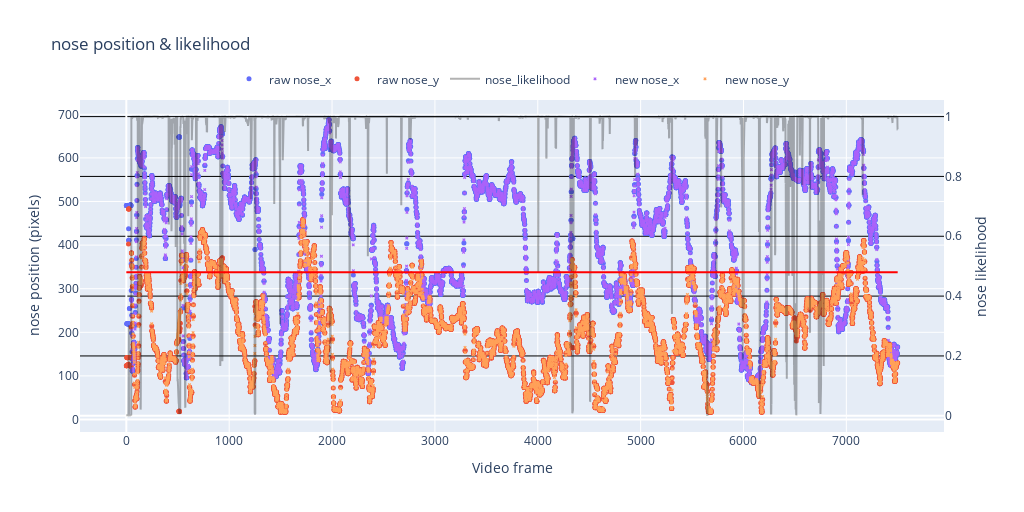

Notebook code for this chart:
### Code cell
# Create figure
fig = go.Figure()

# Add traces for raw data
for column in df_raw.columns:
    if bodypart in column:
        if 'likelihood' not in column:
            fig.add_trace(go.Scatter(x=df_raw.index, y=df_raw[column], mode='markers', name=f'raw {column}', marker=dict(symbol='circle', size=5)))
        else:
            fig.add_trace(go.Scatter(x=df_raw.index, y=df_raw[column], name=f'{column}', line=dict(color='black'), yaxis='y2',opacity=0.3))

# Add traces for smoothed data
for column in df_smooth.columns:
    if bodypart in column:
        if 'likelihood' not in column:
            fig.add_trace(go.Scatter(x=df_smooth.index, y=df_smooth[column], mode='markers', name=f'new {column}', marker=dict(symbol='x', size=3)))

median = df_raw[f'{bodypart}_likelihood'].median()
mean = df_raw[f'{bodypart}_likelihood'].mean()
std_dev = df_raw[f'{bodypart}_likelihood'].std()
    
if tolerance == 'mean':
    limit = mean - certainty*std_dev
elif tolerance == 'median':
    limit = median - certainty*std_dev
else:
    limit = tolerance

# Update layout for secondary y-axis
fig.update_layout(
    xaxis=dict(title='Video frame'),
    yaxis=dict(title=f'{bodypart} position (pixels)'),
    yaxis2=dict(title=f'{bodypart} likelihood', 
                overlaying='y', 
                side='right',
                gridcolor='black'),
    title=f'{bodypart} position & likelihood',
    width=1024,
    height=512,
    legend=dict(yanchor="bottom",
                y=1.02,
                xanchor="center",
                x=0.5,
                orientation="h"),
    shapes=[dict(type='line', 
                 x0=df_raw.index.min(), 
                 x1=df_raw.index.max(), 
                 y0=limit, 
                 y1=limit, 
                 line=dict(color='red', dash='solid'),
                 yref='y2')]
)

# Show plot
fig.show()

### Figure 1 — Plotly figure (JSON) as saved in the notebook; plotly's stock layout.template omitted (floating-point values rounded to 4 significant figures; data arrays with more than 128 entries replaced by an {"elided": "..."} marker saying what was removed)
{"data": [{"marker": {"size": 5, "symbol": "circle"}, "mode": "markers", "name": "raw nose_x", "type": "scatter", "x": {"elided": "7500 int values"}, "y": {"elided": "7500 float values"}}, {"marker": {"size": 5, "symbol": "circle"}, "mode": "markers", "name": "raw nose_y", "type": "scatter", "x": {"elided": "7500 int values"}, "y": {"elided": "7500 float values"}}, {"line": {"color": "black"}, "name": "nose_likelihood", "opacity": 0.3, "type": "scatter", "x": {"elided": "7500 int values"}, "y": {"elided": "7500 float values"}, "yaxis": "y2"}, {"marker": {"size": 3, "symbol": "x"}, "mode": "markers", "name": "new nose_x", "type": "scatter", "x": {"elided": "7500 int values"}, "y": {"elided": "7500 float values"}}, {"marker": {"size": 3, "symbol": "x"}, "mode": "markers", "name": "new nose_y", "type": "scatter", "x": {"elided": "7500 int values"}, "y": {"elided": "7500 float values"}}], "layout": {"height": 512, "legend": {"orientation": "h", "x": 0.5, "xanchor": "center", "y": 1.02, "yanchor": "bottom"}, "shapes": [{"line": {"color": "red", "dash": "solid"}, "type": "line", "x0": 0, "x1": 7499, "y0": 0.4795, "y1": 0.4795, "yref": "y2"}], "title": {"text": "nose position & likelihood"}, "width": 1024, "xaxis": {"title": {"text": "Video frame"}}, "yaxis": {"title": {"text": "nose position (pixels)"}}, "yaxis2": {"gridcolor": "black", "overlaying": "y", "side": "right", "title": {"text": "nose likelihood"}}}}
